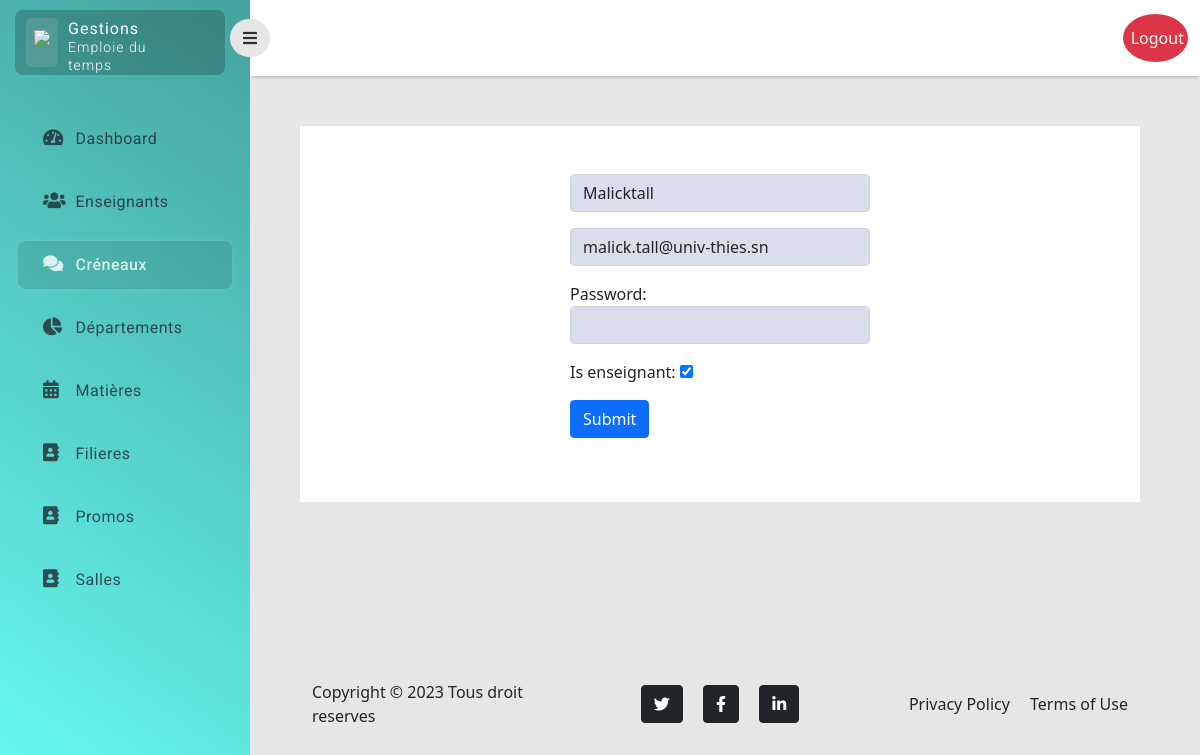
The page /enseignant/update/4 (signed in) on the database its author committed.
### myApp/models.py (models this page shows)
class User(AbstractUser):
    is_enseignant = models.BooleanField(default=False)
    departements = models.ManyToManyField(Departement, blank=True)

### myApp/enseignant/views.py (the view, shortened to what this page needs)
# urls.py: path('update/<int:my_id>', update, name="crenaux.update"),
@login_required(login_url="/login/")
@staff_member_required
def update(request, my_id):
    enseignant = User.objects.get(id=my_id)
    form = EnseignantForm(request.POST or None, instance=enseignant)
    return render(request, 'enseignant/update.html', {'message': messages, 'form': form})

### myApp/enseignant/forms.py
class EnseignantForm (forms.ModelForm, forms.Form):
    class Meta:
        model = User
        fields = ('username', 'email', 'password', 'is_enseignant')
    username = forms.CharField(label='', required=False, widget=forms.TextInput(
        attrs={
            'placeholder': 'Nom de l\'enseignant',
            'class': 'form-control'
        }
    ))
    email = forms.EmailField(label='', required=False, widget=forms.TextInput(
        attrs={
            'placeholder': 'Email de l\'enseignant',
            'class': 'form-control'
        }
    ))
    password = forms.CharField(required=False, widget=forms.PasswordInput(
        attrs={
            'class': 'form-control'
        }
    ))
    is_enseignant = forms.BooleanField(required=False)

### myApp/templates/enseignant/update.html (shortened to what this page needs)
{% extends 'layouts/base.html' %}
{% block main %}
<div class="main-content add-formulaire ">
  <form method="POST" action="">
    <div class="row m-5 p-5 enseignant">
      <div class="col-6 col-sm-12 col-md-6 mb-3  ">
        {{ form.as_p }}
        <button type="submit" class="btn btn-primary">Submit</button>
      </div>
    </div>
  </form>
</div>
{% endblock main %}

### myApp/static/assets/css/style.css (style rules this page uses)
body { background-color: #e6e6e6; }
.add-formulaire { background-color:#fff; }
.add-formulaire form div div input { background-color: rgba(69, 86, 162, 0.2) }

### myApp/templates/enseignant/update.html (style rules this page uses)
.enseignant { display: flex; flex-direction: column; align-items: center; }

### rows shown on the page
User: username "Malicktall", email "malick.tall@univ-thies.sn", is_enseignant "☑"
